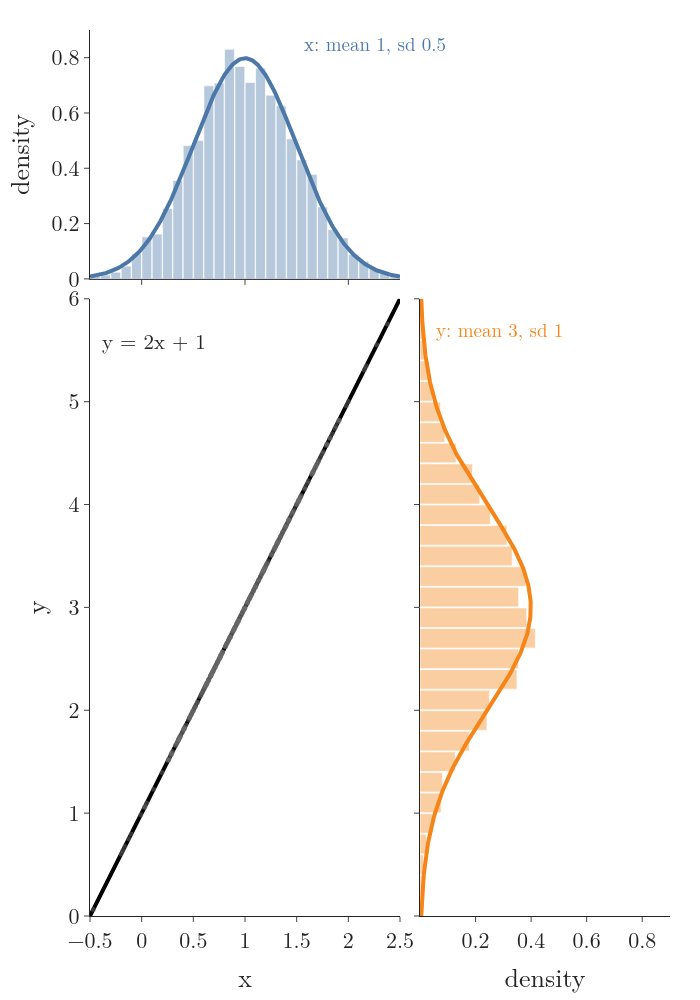

The script that drew this image:
"""A linear function keeps a normal distribution normal. x ~ N(1, 0.5^2) passed through y = 2x + 1 gives
y ~ N(3, 1^2): the mean goes through the line, the standard deviation is multiplied by the slope 2.
5000 samples (histograms) agree with the formula curves. Run: python linear_gaussian.py -> linear_gaussian.png"""
from pathlib import Path

import numpy as np
import plotly.graph_objects as go
from plotly.subplots import make_subplots
from gifkit import BLUE, FONT, GREY, ORANGE
from kfsim import normal

here = Path(__file__).parent
x = np.random.default_rng(0).normal(1, 0.5, 5000)
y = 2 * x + 1
assert abs(y.mean() - 3) < 0.05 and abs(y.std() - 1) < 0.05
# Equal scales, so the picture shows the stretch: one unit of x and of y take the same length (the line rises 2 for
# every 1 across, and y's curve is visibly twice as wide), and both density panels share one scale (y's peak is half
# as high). Plot area 580 x 890 px: 3u + 20 + d = 580 and 6u + 20 + d = 890 give u = 103 px per unit, d = 250 px.
W, H, L, R, T, B = 700, 1000, 90, 30, 30, 80
fx, fy = 310 / 580, 620 / 890                      # main panel: 3 units wide, 6 units tall
gx, gy_ = 330 / 580, 640 / 890                     # where the density panels start (20 px gap)
fig = go.Figure()
g = np.linspace(-0.5, 2.5, 300)
gy = np.linspace(0, 6, 300)
fig.add_trace(go.Histogram(x=x, histnorm="probability density", marker_color=BLUE, opacity=0.4, nbinsx=50,
                           xaxis="x2", yaxis="y2"))
fig.add_trace(go.Scatter(x=g, y=normal(g, 1, 0.25), line=dict(color=BLUE, width=4), xaxis="x2", yaxis="y2"))
fig.add_trace(go.Scatter(x=g, y=2 * g + 1, line=dict(color="black", width=4)))
fig.add_trace(go.Scatter(x=x[:300], y=y[:300], mode="markers", marker=dict(color=GREY, size=5, opacity=0.5)))
fig.add_trace(go.Histogram(y=y, histnorm="probability density", marker_color=ORANGE, opacity=0.4, nbinsy=50,
                           xaxis="x3", yaxis="y3"))
fig.add_trace(go.Scatter(x=normal(gy, 3, 1), y=gy, line=dict(color=ORANGE, width=4), xaxis="x3", yaxis="y3"))
dens = [0, 0.9]
fig.update_layout(
    xaxis=dict(domain=[0, fx], range=[-0.5, 2.5], title="x", dtick=0.5),
    yaxis=dict(domain=[0, fy], range=[0, 6], title="y", dtick=1),
    xaxis2=dict(domain=[0, fx], range=[-0.5, 2.5], anchor="y2", matches="x", showticklabels=False),
    yaxis2=dict(domain=[gy_, 1], range=dens, anchor="x2", title="density", dtick=0.2),
    xaxis3=dict(domain=[gx, 1], range=dens, anchor="y3", title="density", tickvals=[0.2, 0.4, 0.6, 0.8]),
    yaxis3=dict(domain=[0, fy], range=[0, 6], anchor="x3", matches="y", showticklabels=False),
    template="simple_white", font=FONT, width=W, height=H, showlegend=False, bargap=0.05,
    margin=dict(l=L, r=R, t=T, b=B))
fig.add_annotation(x=1.55, y=0.85, text="x: mean 1, sd 0.5", showarrow=False, font=dict(size=19, color=BLUE),
                   xanchor="left", xref="x2", yref="y2")
fig.add_annotation(x=-0.4, y=5.6, text="y = 2x + 1", showarrow=False, font=dict(size=21), xref="x", yref="y",
                   xanchor="left")
fig.add_annotation(x=0.05, y=5.7, text="y: mean 3, sd 1", showarrow=False, font=dict(size=19, color=ORANGE),
                   xref="x3", yref="y3", xanchor="left")
fig.write_image(here / "linear_gaussian.png")
